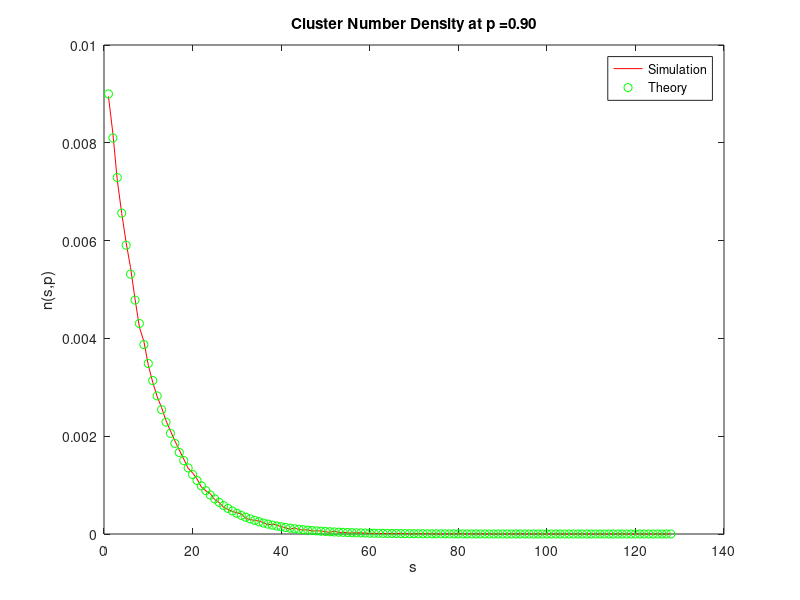

The MATLAB script that drew this image: (Note: this script raises an error after producing the figure.)
%setting no. simulations to perform, the length of the lattice and
%probability of each site being occupied
nsamp = 1000;
L = 1000;
p = 0.90;

%create an empty array to store the sizes of all the clusters
allarea = [];

%perform simulation nsamp times 
for i= 1:nsamp
    %generate L random numbers between 0 and 1 and  a site is occupied if
    %its random number is less than p (otherwise it is unoccupied)
    z = rand(1,L);
    m = z<p;

    %start counting consecutive occupied sites
    size = 0;
    %loop through every site in the lattice and if the current site is
    %occupied then increase cluster size by 1
    for j = 1:L
        if m(j) == 1
            size = size+1;
        else 
            %if current site is unoccupied then it is the end of a cluster
            %and clusters are only recorded if size>0
            if size>0
               allarea = [allarea,size];
               %reset size for next cluster
               size = 0;
            end
        end
    end
    %record the cluster if it ends on the last site in the lattice
    if size >0
        allarea = [allarea, size];
    end 
end 
%an array is created containing all possible cluster sizes in ascending
%order
s = 1:max(allarea);
%another array is created to store the number of clusters that are that
%size
n = zeros(1,length(s));
%counts how many clusters are each size
for i=1:length(s)
    n(i) = sum(allarea == s(i));
end 

%calculates cluster number density 
nsp = n / (L*nsamp);
%calculates theoretical characteristic cluster size 
sxi = -1/log(p);
%calculates theoretical cluster number density 
nsptheory = (1-p)^2 * exp(-s/sxi);

%plots the simulated and theoretical distributions of cluster number density
figure;
plot(s,nsp,'r');
hold on;
plot(s, nsptheory,'go');
xlabel("s");
ylabel("n(s,p)");
title('Cluster Number Density at p =0.90')
legend("Simulation", "Theory");
fontsize(gcf, 18, "points")

%sets number of simulations, number of sites in the lattice and the
%different occupation probabilities used
nsamp = 1000;
L = 1000;
pv = [0.5 0.7 0.8 0.9 0.95 0.98];
%S stores the average cluster size for each probability
S = zeros(1,length(pv));
%sxi stores the characteristic cluster size for each probability
sxi = zeros(1,length(pv));
%creates a plot to compare cluster number densities
figure;
hold on;
%repeats for each occupation probability
for k =1:length(pv)
    p = pv(k);
    allarea = [];

    for i=1:nsamp
        z = rand(1,L);
        m =z<p;

        cluster = 0;

        for j = 1:L
            if m(j) ==1
                cluster = cluster+1;
            else
                if cluster >0
                    allarea = [allarea, cluster];
                    
                end 
                cluster = 0;
            end 
        end 
        if cluster>0
            allarea = [allarea, cluster];
        end 
    end 
    s = 1:max(allarea);
    n = zeros(1,length(s));

    for j = 1:length(s)
        n(j) = sum(allarea == s(j));
    end 
    %calculates cluster number density for the current occupied probability
    nsp = n/(L*nsamp);
    %calculates average cluster size
    S(k) = sum(s.^2 .* nsp) / sum(s.*nsp);
    %calculates theoretical characteristic cluster size
    sxi(k) = -1/log(p);

    semilogy(s,nsp, 'DisplayName',['p = ', num2str(p)]);

end 
xlim([1 150]);
yscale('log')
title("Cluster Number Density for Different Occupation Probabilites");
xlabel("Cluster Size s")
ylabel("Cluster Number Density n(s,p)")
legend;
hold off;
fontsize(gcf, 18, "points")

%plots the average and characteristic cluster sizes against occupation
%probability
figure;
plot(pv, S, 'bo-', pv, sxi, 'r*-');
title("Average and Characteristic Cluster Sizes");
xlabel('p');
ylabel(' Cluster Size');
legend('Average Cluster Size', 'Characteristic Cluster Size', 'Location', 'Best');
grid on;
%estimates gamma       
a = polyfit(log(1-pv), log(S), 1);
gamma = -a(1);
%estimates sigma 
b = polyfit(log(1-pv), log(sxi), 1);
sigma = -1/b(1);
%prints the critical exponents
disp(["gamma = ", num2str(gamma)])
disp(["sigma = ", num2str(sigma)])
fontsize(gcf, 18, "points")

  
